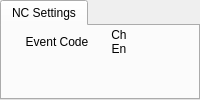
                               <widget class="QTabWidget" name="tabWidget_7">
                                <property name="currentIndex">
                                 <number>0</number>
                                </property>
                                <widget class="QWidget" name="tab_5">
                                 <attribute name="title">
                                  <string>NC Settings</string>
                                 </attribute>
                                 <layout class="QHBoxLayout" name="horizontalLayout_50">
                                  <property name="spacing">
                                   <number>2</number>
                                  </property>
                                  <property name="leftMargin">
                                   <number>5</number>
                                  </property>
                                  <property name="topMargin">
                                   <number>0</number>
                                  </property>
                                  <property name="rightMargin">
                                   <number>5</number>
                                  </property>
                                  <property name="bottomMargin">
                                   <number>5</number>
                                  </property>
                                  <item>
                                   <layout class="QVBoxLayout" name="verticalLayout_15">
                                    <property name="spacing">
                                     <number>2</number>
                                    </property>
                                    <item>
                                     <widget class="QFrame" name="frame_26">
                                      <property name="minimumSize">
                                       <size>
                                        <width>0</width>
                                        <height>30</height>
                                       </size>
                                      </property>
                                      <property name="maximumSize">
                                       <size>
                                        <width>16777215</width>
                                        <height>30</height>
                                       </size>
                                      </property>
                                      <property name="frameShape">
                                       <enum>QFrame::NoFrame</enum>
                                      </property>
                                      <property name="frameShadow">
                                       <enum>QFrame::Raised</enum>
                                      </property>
                                      <layout class="QHBoxLayout" name="horizontalLayout_51">
                                       <property name="spacing">
                                        <number>2</number>
                                       </property>
                                       <property name="leftMargin">
                                        <number>0</number>
                                       </property>
                                       <property name="topMargin">
                                        <number>0</number>
                                       </property>
                                       <property name="rightMargin">
                                        <number>0</number>
                                       </property>
                                       <property name="bottomMargin">
                                        <number>0</number>
                                       </property>
                                       <item>
                                        <layout class="QHBoxLayout" name="horizontalLayout_52">
                                         <property name="spacing">
                                          <number>2</number>
                                         </property>
                                         <item>
                                          <widget class="QLabel" name="label_32">
                                           <property name="minimumSize">
                                            <size>
                                             <width>100</width>
                                             <height>0</height>
                                            </size>
                                           </property>
                                           <property name="maximumSize">
                                            <size>
                                             <width>100</width>
                                             <height>16777215</height>
                                            </size>
                                           </property>
                                           <property name="text">
                                            <string>Event Code</string>
                                           </property>
                                           <property name="alignment">
                                            <set>Qt::AlignCenter</set>
                                           </property>
                                          </widget>
                                         </item>
                                         <item>
                                          <widget class="QLabel" name="label_33">
                                           <property name="minimumSize">
                                            <size>
                                             <width>20</width>
                                             <height>0</height>
                                            </size>
                                           </property>
                                           <property name="maximumSize">
                                            <size>
                                             <width>20</width>
                                             <height>16777215</height>
                                            </size>
                                           </property>
                                           <property name="text">
                                            <string>Ch
En</string>
                                           </property>
                                           <property name="alignment">
                                            <set>Qt::AlignCenter</set>
                                           </property>
                                          </widget>
                                         </item>
                                         <item>
                                          <spacer name="horizontalSpacer_5">
                                           <property name="orientation">
                                            <enum>Qt::Horizontal</enum>
                                           </property>
                                           <property name="sizeHint" stdset="0">
                                            <size>
                                             <width>40</width>
                                             <height>20</height>
                                            </size>
                                           </property>
                                          </spacer>
                                         </item>
                                        </layout>
                                       </item>
                                      </layout>
                                     </widget>
                                    </item>
                                    <item>
                                     <widget class="QFrame" name="frame_27">
                                      <property name="minimumSize">
                                       <size>
                                        <width>0</width>
                                        <height>30</height>
                                       </size>
                                      </property>
                                      <property name="maximumSize">
                                       <size>
                                        <width>16777215</width>
                                        <height>30</height>
                                       </size>
                                      </property>
                                      <property name="frameShape">
                                       <enum>QFrame::NoFrame</enum>
                                      </property>
                                      <property name="frameShadow">
                                       <enum>QFrame::Raised</enum>
                                      </property>
                                      <layout class="QHBoxLayout" name="horizontalLayout_53">
                                       <property name="spacing">
                                        <number>2</number>
                                       </property>
                                       <property name="leftMargin">
                                        <number>0</number>
                                       </property>
                                       <property name="topMargin">
                                        <number>0</number>
                                       </property>
                                       <property name="rightMargin">
                                        <number>0</number>
                                       </property>
                                       <property name="bottomMargin">
                                        <number>0</number>
                                       </property>
                                       <item>
                                        <layout class="QHBoxLayout" name="horizontalLayout_54">
                                         <property name="spacing">
                                          <number>2</number>
                                         </property>
                                         <item>
                                          <widget class="PyDMLabel" name="PyDMLabel_24">
                                           <property name="minimumSize">
                                            <size>
                                             <width>100</width>
                                             <height>25</height>
                                            </size>
                                           </property>
                                           <property name="maximumSize">
                                            <size>
                                             <width>100</width>
                                             <height>25</height>
                                            </size>
                                           </property>
                                           <property name="toolTip">
                                            <string/>
                                           </property>
                                           <property name="alignment">
                                            <set>Qt::AlignCenter</set>
                                           </property>
                                           <property name="alarmSensitiveContent" stdset="0">
                                            <bool>true</bool>
                                           </property>
                                           <property name="channel" stdset="0">
                                            <string>ca://TPR:${LOCA}:${IOC_UNIT}:${INST}:CH10_EVCODE</string>
                                           </property>
                                          </widget>
                                         </item>
                                         <item>
                                          <widget class="PyDMByteIndicator" name="PyDMByteIndicator_18">
                                           <property name="minimumSize">
                                            <size>
                                             <width>15</width>
                                             <height>15</height>
                                            </size>
                                           </property>
                                           <property name="maximumSize">
                                            <size>
                                             <width>15</width>
                                             <height>15</height>
                                            </size>
                                           </property>
                                           <property name="toolTip">
                                            <string/>
                                           </property>
                                           <property name="channel" stdset="0">
                                            <string>ca://TPR:${LOCA}:${IOC_UNIT}:${INST}:CH10_SYS0_TCTL</string>
                                           </property>
                                           <property name="showLabels" stdset="0">
                                            <bool>false</bool>
                                           </property>
                                           <property name="labels" stdset="0">
                                            <stringlist>
                                             <string></string>
                                            </stringlist>
                                           </property>
                                          </widget>
                                         </item>
                                         <item>
                                          <spacer name="horizontalSpacer_6">
                                           <property name="orientation">
                                            <enum>Qt::Horizontal</enum>
                                           </property>
                                           <property name="sizeHint" stdset="0">
                                            <size>
                                             <width>40</width>
                                             <height>20</height>
                                            </size>
                                           </property>
                                          </spacer>
                                         </item>
                                        </layout>
                                       </item>
                                      </layout>
                                     </widget>
                                    </item>
                                   </layout>
                                  </item>
                                 </layout>
                                </widget>
                               </widget>
